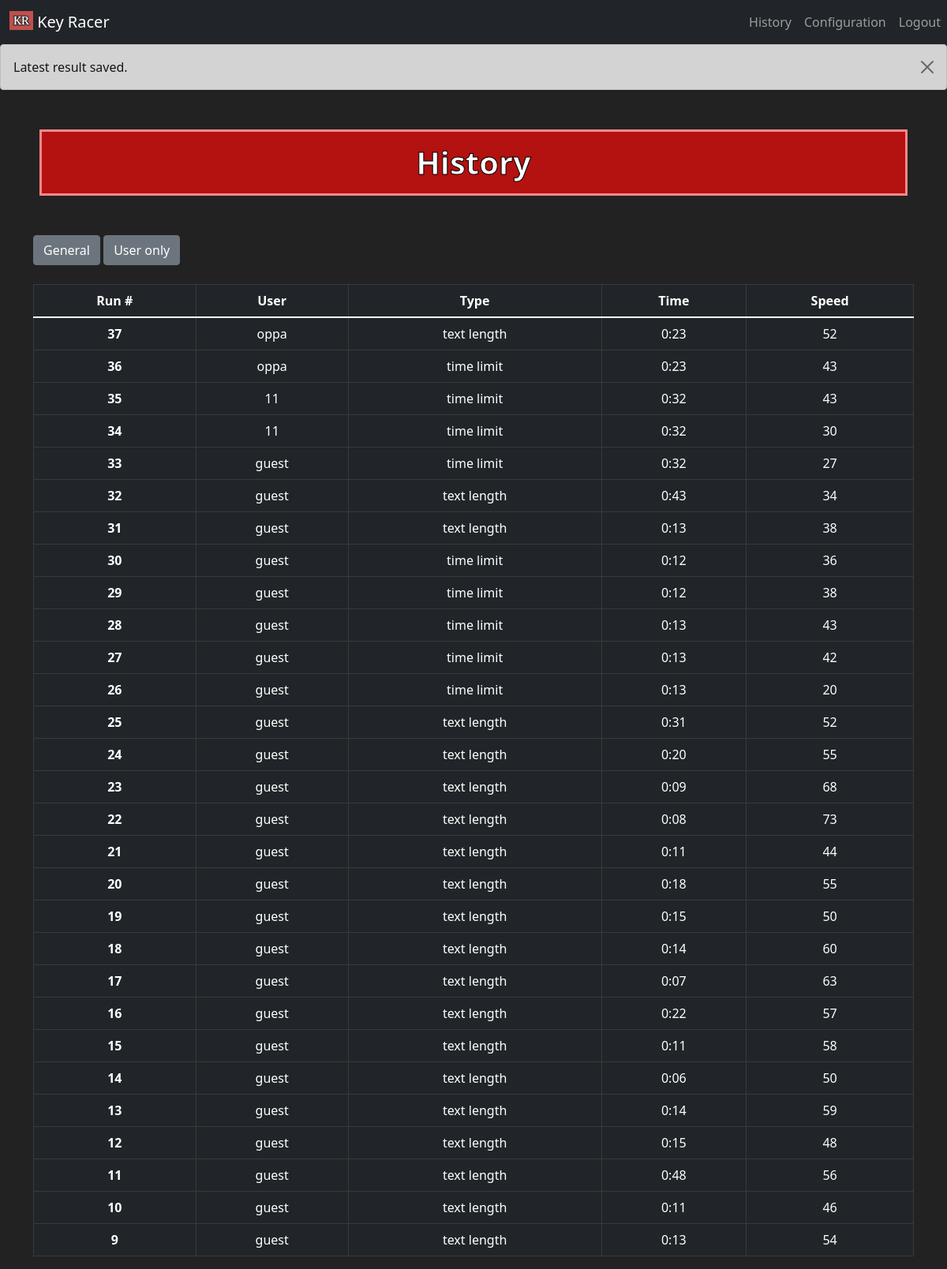
Screenshot of /history (signed in) with the database file from the repository.
### tables this page shows
CREATE TABLE runs (id INTEGER PRIMARY KEY AUTOINCREMENT NOT NULL, minutes INTEGER, seconds INTEGER, speed INTEGER, configuration TEXT NOT NULL, user TEXT);

### app.py (the view)
@app.route("/history", methods=["GET"])
def history():
    runs = []
    user_runs = []
    user = ""
    with sqlite3.connect('typer.db') as con:
        cur = con.cursor()
        if 'user_id' in session:
            user_runs = cur.execute('SELECT * FROM runs WHERE user = ?', (session['user_id'], ))
            user = "user"
        else:
            user = "guest"
        runs = cur.execute('SELECT * FROM runs')
        con.commit()
    flash("Latest result saved.")
    return render_template("history.html", user=user, user_runs=user_runs, runs=runs)

### templates/history.html (shortened to what this page needs)
{% extends "layout.html" %}
{% block content %}
    <h1>History</h1>
    <div class="container">
        <div class="row justify-content-start">
            <div class="col-4">
                <button type="button" class="btn btn-secondary">General</button>
                {% if user == "user" %}
                    <button type="button" class="btn btn-secondary">User only</button>
                {% endif %}
            </div>
            <div class="col-4">
            </div>
        </div>
    </div>
    <br>
    <div class="container">
        <div class="col align-self-center">
            <table class="text-center table table-dark table-hover talbe-striped table-bordered">
                <thead>
                    <th scope="col">Run #</th>
                    <th scope="col">User</th>
                    <th scope="col">Type</th>
                    <th scope="col">Time</th>
                    <th scope="col">Speed</th>
                </thead>
                <tbody class="table-group-divider">
                    {% for run in runs | reverse %}
                    <tr>
                        <th scope="row">{{ run[0] }}</th>
                        <td>{{ run[5] }}</td>
                        <td>{{ run[4] }}</td>
                        {% if run[2] < 10 %}
                        <td>{{ run[1] }}:0{{ run[2] }}</td>
                        {% else %}
                        <td>{{ run[1] }}:{{ run[2] }}</td>
                        {% endif %}
                        <td>{{ run[3] }}</td>
                    </tr>
                    {% endfor %}
                </tbody>
            </table>
        </div>
    </div>
{% endblock %}

### static/styles.css (style rules this page uses)
h1 { color: white; -webkit-text-stroke-width: 1px; -webkit-text-stroke-color: black; text-align: center; border: 3px solid rgb(248, 136, 136); background-color: rgb(180, 17, 17); margin-top: 30px; margin: 50px; padding: 15px; font-weight: bold; }

### rows the page displays
runs: id "37", user "oppa", configuration "text length", minutes "0", seconds "23", speed "52"
runs: id "36", user "oppa", configuration "time limit", minutes "0", seconds "23", speed "43"
runs: id "35", user "11", configuration "time limit", minutes "0", seconds "32", speed "43"
runs: id "34", user "11", configuration "time limit", minutes "0", seconds "32", speed "30"
runs: id "33", user "guest", configuration "time limit", minutes "0", seconds "32", speed "27"
runs: id "32", user "guest", configuration "text length", minutes "0", seconds "43", speed "34"
runs: id "31", user "guest", configuration "text length", minutes "0", seconds "13", speed "38"
runs: id "30", user "guest", configuration "time limit", minutes "0", seconds "12", speed "36"
runs: id "29", user "guest", configuration "time limit", minutes "0", seconds "12", speed "38"
runs: id "28", user "guest", configuration "time limit", minutes "0", seconds "13", speed "43"
runs: id "27", user "guest", configuration "time limit", minutes "0", seconds "13", speed "42"
runs: id "26", user "guest", configuration "time limit", minutes "0", seconds "13", speed "20"
runs: id "25", user "guest", configuration "text length", minutes "0", seconds "31", speed "52"
runs: id "24", user "guest", configuration "text length", minutes "0", seconds "20", speed "55"
runs: id "23", user "guest", configuration "text length", minutes "0", seconds "9", speed "68"
runs: id "22", user "guest", configuration "text length", minutes "0", seconds "8", speed "73"
runs: id "21", user "guest", configuration "text length", minutes "0", seconds "11", speed "44"
runs: id "20", user "guest", configuration "text length", minutes "0", seconds "18", speed "55"
runs: id "19", user "guest", configuration "text length", minutes "0", seconds "15", speed "50"
runs: id "18", user "guest", configuration "text length", minutes "0", seconds "14", speed "60"
runs: id "17", user "guest", configuration "text length", minutes "0", seconds "7", speed "63"
runs: id "16", user "guest", configuration "text length", minutes "0", seconds "22", speed "57"
runs: id "15", user "guest", configuration "text length", minutes "0", seconds "11", speed "58"
runs: id "14", user "guest", configuration "text length", minutes "0", seconds "6", speed "50"
runs: id "13", user "guest", configuration "text length", minutes "0", seconds "14", speed "59"
runs: id "12", user "guest", configuration "text length", minutes "0", seconds "15", speed "48"
runs: id "11", user "guest", configuration "text length", minutes "0", seconds "48", speed "56"
runs: id "10", user "guest", configuration "text length", minutes "0", seconds "11", speed "46"
runs: id "9", user "guest", configuration "text length", minutes "0", seconds "13", speed "54"

### other values shown
{{ message }} "Latest result saved."
